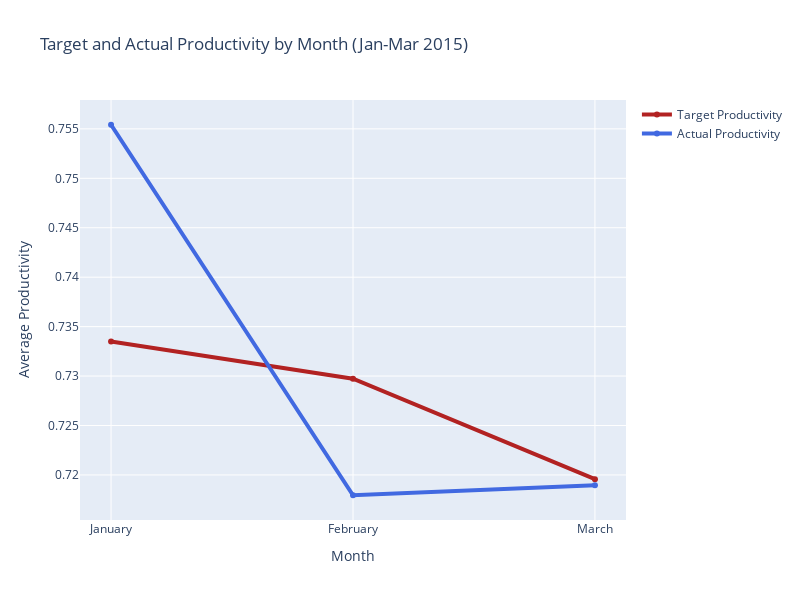

This figure's notebook cell:
### Code cell
month_productivity = df[['date', 'targeted_productivity', 'actual_productivity']].copy()
month_productivity['date'] = pd.to_datetime(month_productivity['date'])
month_productivity['month'] = month_productivity['date'].dt.month

ave_monthly_productivity = month_productivity.groupby('month').mean()
month_names = [calendar.month_name[i] for i in ave_monthly_productivity.index]

fig = go.Figure()

fig.add_trace(go.Scatter(x=month_names, y=ave_monthly_productivity['targeted_productivity'], name='Target Productivity', 
                         line=dict(color='firebrick', width=4)))

fig.add_trace(go.Scatter(x=month_names, y=ave_monthly_productivity['actual_productivity'], name='Actual Productivity', 
                         line=dict(color='royalblue', width=4)))

fig.update_layout(title='Target and Actual Productivity by Month (Jan-Mar 2015)',
                   xaxis_title='Month',
                   yaxis_title='Average Productivity',
                   height=600, width=800)

fig.show()

### Figure 1 — Plotly figure (JSON) as saved in the notebook; plotly's stock layout.template omitted (floating-point values rounded to 4 significant figures)
{"data": [{"line": {"color": "firebrick", "width": 4}, "name": "Target Productivity", "type": "scatter", "x": ["January", "February", "March"], "y": [0.7335, 0.7297, 0.7196]}, {"line": {"color": "royalblue", "width": 4}, "name": "Actual Productivity", "type": "scatter", "x": ["January", "February", "March"], "y": [0.7554, 0.7179, 0.719]}], "layout": {"height": 600, "title": {"text": "Target and Actual Productivity by Month (Jan-Mar 2015)"}, "width": 800, "xaxis": {"title": {"text": "Month"}}, "yaxis": {"title": {"text": "Average Productivity"}}}}
